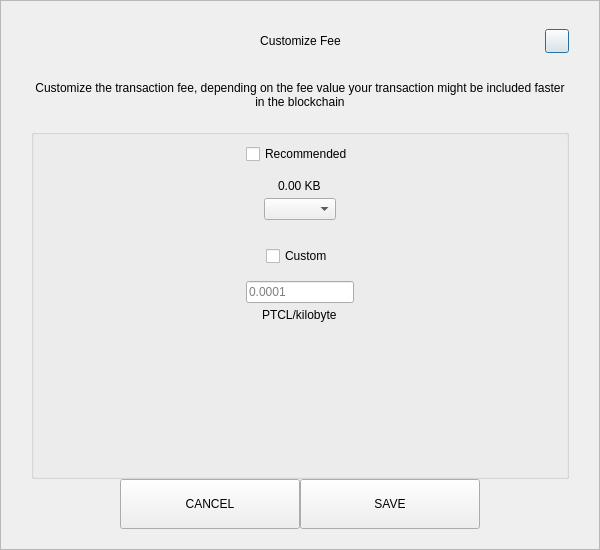
<?xml version="1.0" encoding="UTF-8"?>
<ui version="4.0">
 <class>SendCustomFeeDialog</class>
 <widget class="QDialog" name="SendCustomFeeDialog">
  <property name="geometry">
   <rect>
    <x>0</x>
    <y>0</y>
    <width>600</width>
    <height>550</height>
   </rect>
  </property>
  <property name="windowTitle">
   <string>Form</string>
  </property>
  <layout class="QVBoxLayout" name="verticalLayout_3">
   <property name="spacing">
    <number>0</number>
   </property>
   <property name="leftMargin">
    <number>0</number>
   </property>
   <property name="topMargin">
    <number>0</number>
   </property>
   <property name="rightMargin">
    <number>0</number>
   </property>
   <property name="bottomMargin">
    <number>0</number>
   </property>
   <item>
    <widget class="QFrame" name="frame">
     <property name="styleSheet">
      <string notr="true"/>
     </property>
     <property name="frameShape">
      <enum>QFrame::StyledPanel</enum>
     </property>
     <property name="frameShadow">
      <enum>QFrame::Raised</enum>
     </property>
     <layout class="QVBoxLayout" name="verticalLayout_2">
      <property name="spacing">
       <number>0</number>
      </property>
      <property name="leftMargin">
       <number>30</number>
      </property>
      <property name="topMargin">
       <number>20</number>
      </property>
      <property name="rightMargin">
       <number>30</number>
      </property>
      <property name="bottomMargin">
       <number>20</number>
      </property>
      <item>
       <layout class="QHBoxLayout" name="horizontalLayout_3">
        <property name="spacing">
         <number>0</number>
        </property>
        <item>
         <spacer name="horizontalSpacer_21">
          <property name="orientation">
           <enum>Qt::Horizontal</enum>
          </property>
          <property name="sizeHint" stdset="0">
           <size>
            <width>40</width>
            <height>20</height>
           </size>
          </property>
         </spacer>
        </item>
        <item>
         <widget class="QLabel" name="labelTitle">
          <property name="minimumSize">
           <size>
            <width>0</width>
            <height>40</height>
           </size>
          </property>
          <property name="maximumSize">
           <size>
            <width>16777215</width>
            <height>40</height>
           </size>
          </property>
          <property name="styleSheet">
           <string notr="true">padding-left:24px;</string>
          </property>
          <property name="text">
           <string>Customize Fee</string>
          </property>
          <property name="alignment">
           <set>Qt::AlignCenter</set>
          </property>
          <property name="margin">
           <number>7</number>
          </property>
         </widget>
        </item>
        <item>
         <spacer name="horizontalSpacer">
          <property name="orientation">
           <enum>Qt::Horizontal</enum>
          </property>
          <property name="sizeHint" stdset="0">
           <size>
            <width>40</width>
            <height>20</height>
           </size>
          </property>
         </spacer>
        </item>
        <item>
         <widget class="QPushButton" name="btnEsc">
          <property name="minimumSize">
           <size>
            <width>24</width>
            <height>24</height>
           </size>
          </property>
          <property name="maximumSize">
           <size>
            <width>24</width>
            <height>24</height>
           </size>
          </property>
          <property name="text">
           <string/>
          </property>
         </widget>
        </item>
       </layout>
      </item>
      <item>
       <spacer name="verticalSpacer_2">
        <property name="orientation">
         <enum>Qt::Vertical</enum>
        </property>
        <property name="sizeType">
         <enum>QSizePolicy::Fixed</enum>
        </property>
        <property name="sizeHint" stdset="0">
         <size>
          <width>20</width>
          <height>20</height>
         </size>
        </property>
       </spacer>
      </item>
      <item>
       <widget class="QLabel" name="labelMessage">
        <property name="text">
         <string>Customize the transaction fee, depending on the fee value your transaction might be included faster in the blockchain</string>
        </property>
        <property name="alignment">
         <set>Qt::AlignCenter</set>
        </property>
        <property name="wordWrap">
         <bool>true</bool>
        </property>
       </widget>
      </item>
      <item>
       <spacer name="verticalSpacer_3">
        <property name="orientation">
         <enum>Qt::Vertical</enum>
        </property>
        <property name="sizeType">
         <enum>QSizePolicy::Fixed</enum>
        </property>
        <property name="sizeHint" stdset="0">
         <size>
          <width>20</width>
          <height>20</height>
         </size>
        </property>
       </spacer>
      </item>
      <item>
       <widget class="QGroupBox" name="groupBox">
        <property name="title">
         <string/>
        </property>
        <layout class="QVBoxLayout" name="verticalLayout">
         <property name="leftMargin">
          <number>12</number>
         </property>
         <property name="rightMargin">
          <number>12</number>
         </property>
         <item>
          <layout class="QVBoxLayout" name="verticalLayout_4">
           <property name="spacing">
            <number>5</number>
           </property>
           <item alignment="Qt::AlignHCenter">
            <widget class="QCheckBox" name="checkBoxRecommended">
             <property name="text">
              <string>Recommended</string>
             </property>
            </widget>
           </item>
           <item>
            <spacer name="verticalSpacer_5">
             <property name="orientation">
              <enum>Qt::Vertical</enum>
             </property>
             <property name="sizeType">
              <enum>QSizePolicy::Fixed</enum>
             </property>
             <property name="sizeHint" stdset="0">
              <size>
               <width>20</width>
               <height>10</height>
              </size>
             </property>
            </spacer>
           </item>
           <item alignment="Qt::AlignHCenter">
            <widget class="QLabel" name="labelFee">
             <property name="text">
              <string>0.00 KB</string>
             </property>
            </widget>
           </item>
           <item alignment="Qt::AlignHCenter">
            <widget class="QComboBox" name="comboBoxRecommended"/>
           </item>
          </layout>
         </item>
         <item>
          <spacer name="verticalSpacer">
           <property name="orientation">
            <enum>Qt::Vertical</enum>
           </property>
           <property name="sizeType">
            <enum>QSizePolicy::Fixed</enum>
           </property>
           <property name="sizeHint" stdset="0">
            <size>
             <width>20</width>
             <height>20</height>
            </size>
           </property>
          </spacer>
         </item>
         <item>
          <layout class="QVBoxLayout" name="verticalLayout_5">
           <property name="spacing">
            <number>5</number>
           </property>
           <item alignment="Qt::AlignHCenter">
            <widget class="QCheckBox" name="checkBoxCustom">
             <property name="text">
              <string>Custom</string>
             </property>
            </widget>
           </item>
           <item>
            <spacer name="verticalSpacer_6">
             <property name="orientation">
              <enum>Qt::Vertical</enum>
             </property>
             <property name="sizeType">
              <enum>QSizePolicy::Fixed</enum>
             </property>
             <property name="sizeHint" stdset="0">
              <size>
               <width>20</width>
               <height>10</height>
              </size>
             </property>
            </spacer>
           </item>
           <item alignment="Qt::AlignHCenter">
            <widget class="QLineEdit" name="lineEditCustomFee">
             <property name="placeholderText">
              <string notr="true">0.0001</string>
             </property>
            </widget>
           </item>
           <item alignment="Qt::AlignHCenter">
            <widget class="QLabel" name="labelCustomFee">
             <property name="text">
              <string>PTCL/kilobyte</string>
             </property>
            </widget>
           </item>
          </layout>
         </item>
         <item>
          <spacer name="verticalSpacer_4">
           <property name="orientation">
            <enum>Qt::Vertical</enum>
           </property>
           <property name="sizeHint" stdset="0">
            <size>
             <width>20</width>
             <height>40</height>
            </size>
           </property>
          </spacer>
         </item>
        </layout>
       </widget>
      </item>
      <item>
       <layout class="QHBoxLayout" name="horizontalLayout" stretch="1,2,2,1">
        <item>
         <spacer name="horizontalSpacer1">
          <property name="orientation">
           <enum>Qt::Horizontal</enum>
          </property>
          <property name="sizeHint" stdset="0">
           <size>
            <width>40</width>
            <height>20</height>
           </size>
          </property>
         </spacer>
        </item>
        <item>
         <widget class="QPushButton" name="btnCancel">
          <property name="minimumSize">
           <size>
            <width>180</width>
            <height>50</height>
           </size>
          </property>
          <property name="focusPolicy">
           <enum>Qt::NoFocus</enum>
          </property>
          <property name="text">
           <string>CANCEL</string>
          </property>
         </widget>
        </item>
        <item>
         <widget class="QPushButton" name="btnSave">
          <property name="minimumSize">
           <size>
            <width>180</width>
            <height>50</height>
           </size>
          </property>
          <property name="focusPolicy">
           <enum>Qt::NoFocus</enum>
          </property>
          <property name="text">
           <string>SAVE</string>
          </property>
         </widget>
        </item>
        <item>
         <spacer name="horizontalSpacer_2">
          <property name="orientation">
           <enum>Qt::Horizontal</enum>
          </property>
          <property name="sizeHint" stdset="0">
           <size>
            <width>40</width>
            <height>20</height>
           </size>
          </property>
         </spacer>
        </item>
       </layout>
      </item>
     </layout>
    </widget>
   </item>
  </layout>
 </widget>
 <resources/>
 <connections/>
</ui>
